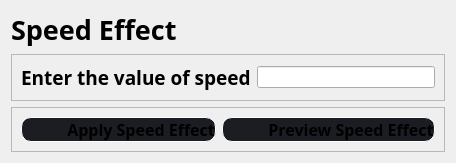
                  <widget class="QWidget" name="speed_page">
                   <layout class="QVBoxLayout" name="verticalLayout_17">
                    <item>
                     <widget class="QLabel" name="label_7">
                      <property name="maximumSize">
                       <size>
                        <width>16777215</width>
                        <height>90</height>
                       </size>
                      </property>
                      <property name="font">
                       <font>
                        <family>Segoe UI Black</family>
                        <pointsize>20</pointsize>
                        <weight>75</weight>
                        <bold>true</bold>
                       </font>
                      </property>
                      <property name="text">
                       <string>Speed Effect</string>
                      </property>
                     </widget>
                    </item>
                    <item>
                     <widget class="QFrame" name="frame_27">
                      <property name="frameShape">
                       <enum>QFrame::StyledPanel</enum>
                      </property>
                      <property name="frameShadow">
                       <enum>QFrame::Raised</enum>
                      </property>
                      <layout class="QHBoxLayout" name="horizontalLayout_14">
                       <item>
                        <widget class="QLabel" name="label_8">
                         <property name="font">
                          <font>
                           <family>Segoe UI Black</family>
                           <pointsize>14</pointsize>
                           <weight>75</weight>
                           <bold>true</bold>
                          </font>
                         </property>
                         <property name="text">
                          <string>Enter the value of speed</string>
                         </property>
                        </widget>
                       </item>
                       <item>
                        <widget class="QLineEdit" name="speed_value"/>
                       </item>
                      </layout>
                     </widget>
                    </item>
                    <item>
                     <widget class="QFrame" name="frame_30">
                      <property name="frameShape">
                       <enum>QFrame::StyledPanel</enum>
                      </property>
                      <property name="frameShadow">
                       <enum>QFrame::Raised</enum>
                      </property>
                      <layout class="QHBoxLayout" name="horizontalLayout_15">
                       <item>
                        <widget class="QPushButton" name="btn_applyspeedeffect">
                         <property name="font">
                          <font>
                           <family>Segoe UI Black</family>
                           <pointsize>12</pointsize>
                           <weight>75</weight>
                           <bold>true</bold>
                          </font>
                         </property>
                         <property name="styleSheet">
                          <string notr="true">QPushButton {	
	
    background-repeat: no-repeat;
	border:1px solid white;
	border-radius:10px;
	background-color: rgb(27, 29, 35);
	text-align: center;
	padding-left: 45px;
}
QPushButton:hover {
	background-color: rgb(33, 37, 43);
	border-left: 28px solid rgb(33, 37, 43);
}
QPushButton:pressed {	
	background-color: rgb(85, 170, 255);
	border-left: 28px solid rgb(85, 170, 255);
}</string>
                         </property>
                         <property name="text">
                          <string>Apply Speed Effect</string>
                         </property>
                        </widget>
                       </item>
                       <item>
                        <widget class="QPushButton" name="btn_previewspeedeffect">
                         <property name="font">
                          <font>
                           <family>Segoe UI Black</family>
                           <pointsize>12</pointsize>
                           <weight>75</weight>
                           <bold>true</bold>
                          </font>
                         </property>
                         <property name="styleSheet">
                          <string notr="true">QPushButton {	
	
    background-repeat: no-repeat;
	border:1px solid white;
	border-radius:10px;
	background-color: rgb(27, 29, 35);
	text-align: center;
	padding-left: 45px;
}
QPushButton:hover {
	background-color: rgb(33, 37, 43);
	border-left: 28px solid rgb(33, 37, 43);
}
QPushButton:pressed {	
	background-color: rgb(85, 170, 255);
	border-left: 28px solid rgb(85, 170, 255);
}</string>
                         </property>
                         <property name="text">
                          <string>Preview Speed Effect</string>
                         </property>
                        </widget>
                       </item>
                      </layout>
                     </widget>
                    </item>
                   </layout>
                  </widget>
